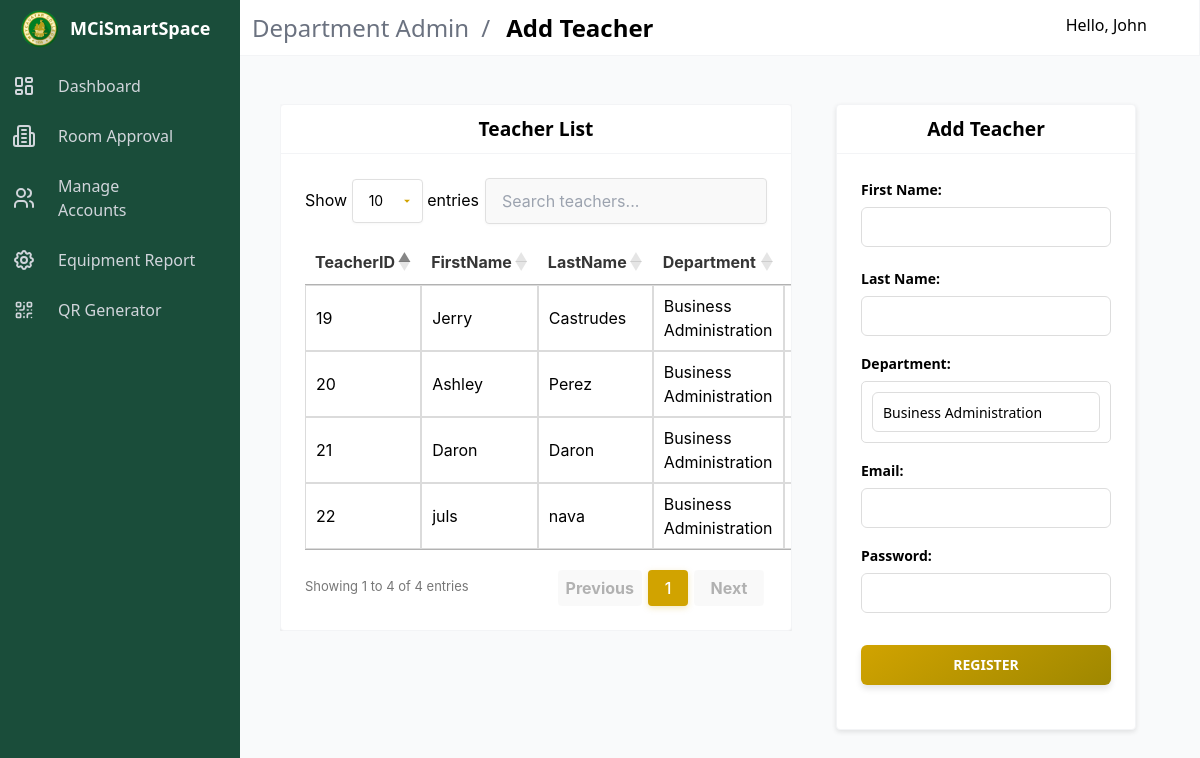
Screenshot of /department-admin/dept_add_teacher.php (signed in) with the database file from the repository.
### tables this page shows
CREATE TABLE `teacher` (
  `TeacherID` int(11) NOT NULL,
  `FirstName` varchar(50) NOT NULL,
  `LastName` varchar(50) NOT NULL,
  `Department` varchar(50) NOT NULL,
  `Email` varchar(50) NOT NULL,
  `Password` varchar(255) NOT NULL,
  `AdminID` int(11) NOT NULL,
  `RoleID` int(11) NOT NULL DEFAULT 3
);

### department-admin/includes/add_teacher.php (called while the page is built, shortened)
<?php
$conn = db();
$admin_department = $_SESSION['department'] ?? '';
$sql = "SELECT TeacherID, FirstName, LastName, Department, Email FROM teacher WHERE Department = ?";
$stmt = $conn->prepare($sql);
$stmt->bind_param("s", $admin_department);
$stmt->execute();
$result = $stmt->get_result();

### department-admin/dept_add_teacher.php (the view, shortened to what this page needs)
<?php include "includes/add_teacher.php"; ?>
<!DOCTYPE html>
<html lang="en">
<head>
    <link rel="stylesheet" href="https://cdn.materialdesignicons.com/4.9.95/css/materialdesignicons.min.css">
    <link rel="stylesheet" href="../public/css/admin_styles/main.css">
    <link rel="stylesheet" href="../public/css/admin_styles/main_2.css">
    <link rel="stylesheet" href="../public/css/admin_styles/style-all.css">
    <link rel="stylesheet" href="../public/css/admin_styles/form_1.css">
    <link rel="stylesheet" href="https://cdn.datatables.net/1.11.5/css/jquery.dataTables.min.css">
    <link rel="stylesheet" href="../public/css/admin_styles/datatables.css">
</head>
<body>
    <div id="app">
        <nav id="navbar-main" class="navbar is-fixed-top">
            <div class="navbar-brand">
                <div class="navbar-item">
                    <section class="is-title-bar">
                        <div class="flex flex-col md:flex-row items-center justify-between space-y-6 md:space-y-0">
                            <ul>
                                <li>Department Admin</li>
                                <li>Add Teacher</li>
                            </ul>
                        </div>
                    </section>
                </div>
            </div>
            <div class="navbar-menu" id="navbar-menu">
                <div class="navbar-end">
                    <div class="navbar-item dropdown has-divider">
                        <a class="navbar-link">
                            <span>Hello, <?php echo $_SESSION['name']; ?></span>
                            <span class="icon">
                            </span>
                        </a>
                    </div>
                </div>
            </div>
        </nav>
        <aside class="aside is-placed-left is-expanded">
            <div class="aside-tools">
                <div class="logo">
                    <a href="#"><img class="meyclogo" src="../public/assets/logo.webp" alt="logo"></a>
                    <p>MCiSmartSpace</p>
                </div>
            </div>
            <div class="menu is-menu-main">
                <ul class="menu-list">
                    <li>
                        <a href="dept-admin.php">
                            <span class="icon"> </span>
                            <span>Dashboard</span>
                        </a>
                    </li>
                </ul>
                <ul class="menu-list">
                    <li>
                        <a href="dept_room_approval.php">
                            <span class="icon">
                            </span>
                            <span>Room Approval</span>
                        </a>
                    </li>
                    <li>
                        <a class="dropdown" onclick="toggleIcon(this)">
                            <span class="icon"></span>
                            <span class="#">Manage Accounts</span>
                            <span class="icon toggle-icon"><i class="mdi mdi-plus"></i></span>
                        </a>
                    </li>
                    <li>
                        <a href="dept_equipment_report.php">
                            <span class="icon"></span>
                            <span>Equipment Report</span>
                        </a>
                    </li>
                    <li>
                        <a href="qr_generator.php">
                            <span class="icon"></span>
                            <span>QR Generator</span>
                        </a>
                    </li>
                </ul>
            </div>
        </aside>
        <div class="all_container">
            <div class="table-container">
                <div class="card">
                    <header class="card-header">
                        <div class="new-title-container">
                            <p class="new-title">Teacher List</p>
                        </div>
                    </header>
                    <div class="card-content">
                        <table id="teacherTable" class="table is-fullwidth is-striped">
                            <thead>
                                <tr class="titles">
                                    <th>TeacherID</th>
                                    <th>FirstName</th>
                                    <th>LastName</th>
                                    <th>Department</th>
                                    <th>Email</th>
                                </tr>
                            </thead>
                            <tbody>
                                <?php if ($result->num_rows === 0): ?>
                                    <tr>
                                        <td colspan="5" class="has-text-centered">No teachers found.</td>
                                    </tr>
                                <?php else: ?>
                                    <?php while ($row = $result->fetch_assoc()): ?>
                                        <tr>
                                            <td data-label="TeacherID"><?= htmlspecialchars($row['TeacherID']) ?></td>
                                            <td data-label="FirstName"><?= htmlspecialchars($row['FirstName']) ?></td>
                                            <td data-label="LastName"><?= htmlspecialchars($row['LastName']) ?></td>
                                            <td data-label="LastName"><?= htmlspecialchars($row['Department']) ?></td>
                                            <td data-label="Email"><?= htmlspecialchars($row['Email']) ?></td>
                                        </tr>
                                    <?php endwhile; ?>
                                <?php endif; ?>
                            </tbody>
                        </table>
                    </div>
                </div>
            </div>
            <section class="section main-section">
                <div class="card">
                    <header class="card-header">
                        <div class="new-title-container">
                            <p class="new-title">Add Teacher</p>
                        </div>
                    </header>
                    <div class="card-content">
                        <form action="<?= htmlspecialchars($_SERVER['PHP_SELF']); ?>" method="POST">
                            <div class="field is-inline">
                                <div class="control">
                                    <label class="label">First Name:</label>
                                    <input class="input" type="text" name="first_name" pattern="[A-Za-z\s]+" required>
                                </div>
                                <div class="control">
                                    <label class="label">Last Name:</label>
                                    <input class="input" type="text" name="last_name" pattern="[A-Za-z\s]+" required>
                                </div>
                            </div>
                            <div class="field is-inline">
                                <div class="control">
                                    <label class="label">Department:</label>
                                    <div class="select">
                                        <input class="input" type="text" value="<?php echo htmlspecialchars($_SESSION['department'] ?? 'Not Assigned'); ?>" disabled>
                                    </div>
                                </div>
                            </div>
                            <div class="field is-inline">
                                <div class="control">
                                    <label class="label">Email:</label>
                                    <input class="input" type="email" name="email" required>
                                </div>
                            </div>
                            <div class="field is-inline">
                                <div class="control">
                                    <label class="label">Password:</label>
                                    <input class="input" type="password" name="password" minlength="8" required>
                                </div>
                            </div>
                            <div class="field is-inline">
                                <div class="control">
                                    <button type="submit" class="styled-button">Register</button>
                                </div>
                            </div>
                        </form>
                    </div>
                </div>
            </section>
        </div>
    </div>
</body>
</html>

### public/css/admin_styles/style-all.css (style rules this page uses)
.logo { display: flex; align-items: center; }
.meyclogo { width: 40px; height: auto; margin-right: 10px; }
.aside-tools { background: #1A4D3A; padding: 20px; }
.aside-tools .logo { display: flex; align-items: center; justify-content: flex-start; position: relative; }
.aside-tools .logo img { width: 40px; margin-right: 10px; }
.aside-tools .logo p { font-size: 18px; font-weight: bold; margin: 0; color: white; }
.menu-list { list-style: none; padding-left: 0; }
.menu-list li { margin: 10px 0; }
.menu-list a { display: flex; align-items: center; text-decoration: none; color: white; }
.menu-list .icon { margin-right: 10px; }

### public/css/admin_styles/form_1.css (style rules this page uses)
.field { margin-bottom: 20px; }
.label { font-weight: bold; font-size: 14px; margin-bottom: 5px; }
.all_container { display: flex; justify-content: space-between; align-items: flex-start; gap: 20px; width: 100%; max-width: 100%; margin: 0 auto; padding: 24px 40px; }
.table-container { flex: 2; max-height: 100%; overflow-y: auto; margin-top: 1.5rem; }
.main-section { flex: 1; display: flex; flex-direction: column; justify-content: flex-start; }
.card { height: 100%; box-shadow: 0 2px 5px rgba(0, 0, 0, 0.1); }
.table { width: 100%; }
.table th, .table td { padding: 12px 16px; text-align: left; }
.table th { color: #363636; font-weight: 600; }
.table td, .table th { border: 1px solid #dbdbdb; padding: 0.75em; vertical-align: middle; }
.input, .select { width: 100%; padding: 10px; font-size: 14px; border-radius: 5px; border: 1px solid #ddd; transition: all 0.3s ease; }
button { font-size: 16px; padding: 10px 20px; border-radius: 5px; transition: all 0.3s ease; }
.field.is-inline { display: flex; justify-content: space-between; gap: 20px; }
.field.is-inline .control { flex: 1; }
.titles th { flex: 1 1 0; }
.card-header { display: flex; align-items: center; justify-content: center; border-bottom-width: 1px; --tw-border-opacity: 1; border-color: rgb(243 244 246 / var(--tw-border-opacity)); }
.new-title-container { width: 100%; display: flex; justify-content: center; }
.new-title { font-weight: bold; font-size: 1.2em; text-align: center; margin: 12px 0; }
.styled-button { color: #fff; border: none; border-radius: 0.375rem; padding: 0.5rem 1rem; font-size: 0.875rem; font-weight: bold; text-align: center; text-transform: uppercase; width: 100%; transition: all 0.3s ease; box-shadow: 0 4px 6px rgba(0, 0, 0, 0.1); margin-top: 1rem; }
.styled-button { background: linear-gradient(145deg, #d1a300, #9e8700); }
.field:not(:last-child) { margin-bottom: 1rem; }

### public/css/admin_styles/datatables.css (style rules this page uses)
.table-container { width: 100%; }
.card { max-width: 100%; overflow: hidden; }
.field.is-inline { display: flex; flex-wrap: wrap; gap: 20px; }
.field.is-inline .control { flex: 1; min-width: 250px; }
table.dataTable thead th, table.dataTable thead td { border: none; }
.input { border-radius: 6px; flex: 1; font-size: 14px; transition: all 0.3s ease; background-color: rgba(255, 255, 255, 0.95); }
.input::placeholder { color: #b8860b; opacity: 0.7; }
.card-header { padding-block: 0; }
.card-content { padding: 1.5rem; }

### department-admin/dept_add_teacher.php (style rules this page uses)
.card-content { padding: 1.5rem }

### rows the page displays
teacher: TeacherID "19", FirstName "Jerry", LastName "Castrudes", Department "Business Administration"
teacher: TeacherID "20", FirstName "Ashley", LastName "Perez", Department "Business Administration"
teacher: TeacherID "21", FirstName "Daron", LastName "Daron", Department "Business Administration"
teacher: TeacherID "22", FirstName "juls", LastName "nava", Department "Business Administration"

### other values shown
$_SESSION['name'] "John"
